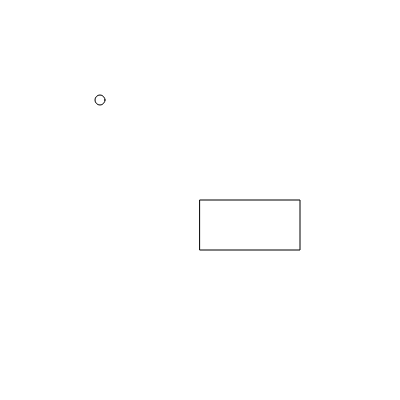
Frame 1 (no input)
Frame 60 (no input): identical to frame 1, image omitted
Frame 120 (the mouse pressed at the canvas centre since frame 60): identical to frame 1, image omitted

The p5.js sketch that drew this single still picture (run headless with seeded random() and noise() and a simulated clock; from frame 60 on, the mouse is pressed at the canvas centre):

// p5.js sketch
// ── sketch.js
var hitX = 200;
var hitY = 200;
var hitW = 100;
var hitH = 50;

function setup() {
  // put setup code here
  createCanvas(400,400);
}

function draw() {
  // put drawing code here
  background(255);
  if (mouseX > hitX && mouseX < hitX+hitW && mouseY > hitY && mouseY < hitY+hitH) {
    console.log("Inside!");
    fill("pink");
  }
  else {
    console.log("Outside!");
    fill("white");
    ellipse(100,100,10,10);
  }

  rect(hitX,hitY,hitW,hitH);
}
